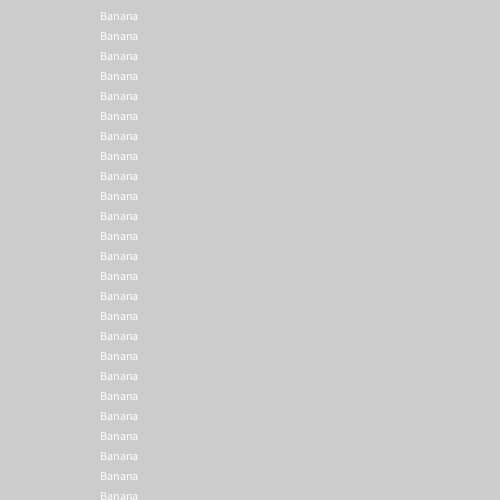
Frame 1 (no input)
Frame 60 (the mouse pressed at the canvas centre just before this capture): identical to frame 1, image omitted
Frame 120 (the mouse held since frame 60 and released just before this capture): identical to frame 1, image omitted

The Processing sketch that drew this single still picture (run headless with seeded random() and noise(); from frame 60 on, the mouse is pressed at the canvas centre):

// Processing sketch: banana
// ── banana.pde
int y;
void setup(){
 size(500, 500);
 for(int i =0; i < 1001; i++){
   text("Banana", 100, y);
   y+=20;
 }
}

void draw(){
  
}
